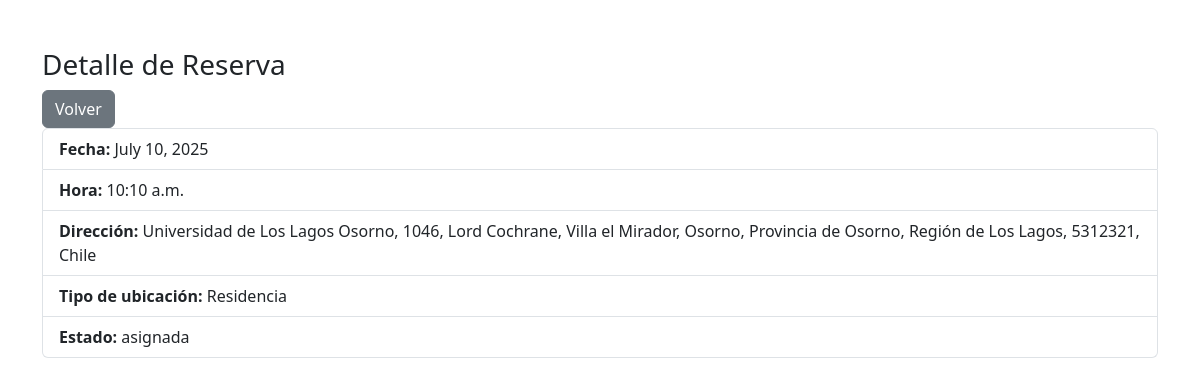
Page /detalle_reserva/58/?origen=horario_reservas on the committed database.
### app/models.py (models this page shows, shortened)
class Reserva(models.Model):
    TIPO_UBICACION_CHOICES = [
        ('oficina', 'Oficina'),
        ('residencia', 'Residencia'),
    ]
    fecha_reserva = models.DateField()
    hora_reserva = models.TimeField(default="08:00")
    direccion = models.CharField(max_length=250)
    tipo_ubicacion = models.CharField(
        max_length=20,
        choices=TIPO_UBICACION_CHOICES,
        default='residencia'
    )
    latitud = models.FloatField(null=True, blank=True)
    longitud = models.FloatField(null=True, blank=True)
    estado = models.CharField(max_length=10)
    usuario = models.ForeignKey(Usuario, on_delete=models.CASCADE)

### app/views.py (the view)
# urls.py: path('detalle_reserva/<int:reserva_id>/', views.detalle_reserva, name='detalle_reserva'),
def detalle_reserva(request, reserva_id):
    usuario_id = request.session.get('usuario_id')
    rol = request.session.get('usuario_rol')
    reserva = get_object_or_404(Reserva, id=reserva_id)
    origen = request.GET.get('origen')
    if rol == 'cliente' and reserva.usuario.id != usuario_id:
        return redirect('dashboard')
    if rol == 'personal':
        asignado = Asignacion.objects.filter(usuario_id=usuario_id, reserva_id=reserva.id).exists()
        if not asignado and origen != 'horario_reservas':
            return redirect('dashboard')
    if origen == 'horario_reservas':
        volver_url = reverse('horario_reservas')
    else:
        volver_url = reverse('ver_reservas')
    return render(request, 'detalle_reserva.html', {
        'reserva': reserva,
        'volver_url': volver_url
    })

### templates/detalle_reserva.html (shortened to what this page needs)
<!DOCTYPE html>
<html lang="es">
<head>
    <link href="https://cdn.jsdelivr.net/npm/bootstrap@5.3.3/dist/css/bootstrap.min.css" rel="stylesheet" />
</head>
<body>
<div class="container mt-5">
    <h3>Detalle de Reserva</h3>
    <a href="{{ volver_url }}" class="btn btn-secondary">Volver</a>
    <ul class="list-group">
        <li class="list-group-item"><strong>Fecha:</strong> {{ reserva.fecha_reserva }}</li>
        <li class="list-group-item"><strong>Hora:</strong> {{ reserva.hora_reserva }}</li>
        <li class="list-group-item"><strong>Dirección:</strong> {{ reserva.direccion }}</li>
        <li class="list-group-item"><strong>Tipo de ubicación:</strong> {{ reserva.get_tipo_ubicacion_display }}</li>
        <li class="list-group-item"><strong>Estado:</strong> {{ reserva.estado }}</li>
    </ul>
</div>
</body>
</html>

### rows in the picture
Reserva: fecha_reserva "July 10, 2025", hora_reserva "10:10 a.m.", direccion "Universidad de Los Lagos Osorno, 1046, Lord Cochrane, Villa el Mirador, Osorno, Provincia de Osorno, Región de Los Lagos, 5312321, Chile", tipo_ubicacion "Residencia", estado "asignada"
